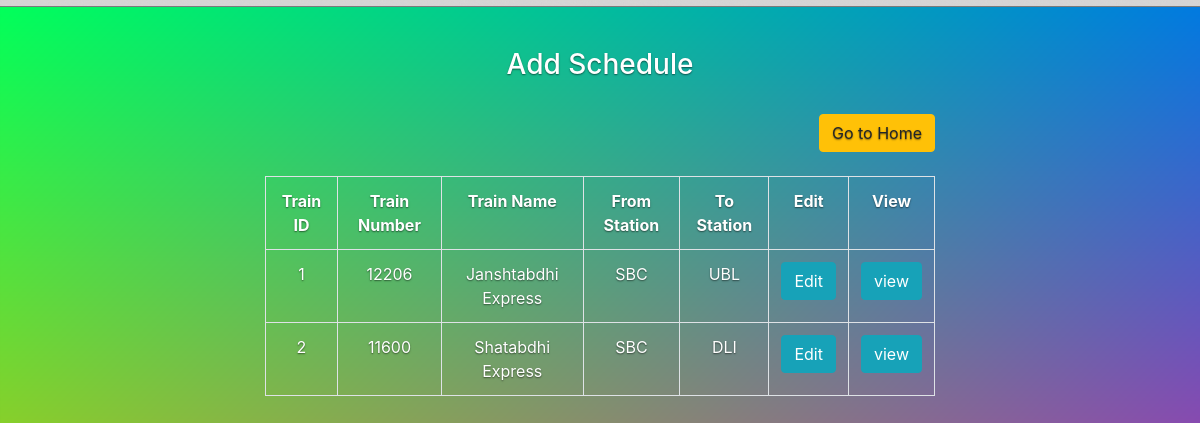
The page /add_schedule.php on the database its author committed.
### tables this page shows
CREATE TABLE `trains` (
  `id` int(11) NOT NULL,
  `trainno` int(11) NOT NULL,
  `name` varchar(256) DEFAULT NULL,
  `type` varchar(50) DEFAULT NULL,
  `fromst` varchar(5) DEFAULT NULL,
  `tost` varchar(5) DEFAULT NULL
);

### add_schedule.php (the view, shortened to what this page needs)
<?php
 $connect = mysqli_connect("localhost", "root", "", "collegedb");
 $query = "SELECT * FROM trains ORDER BY id ASC";
 $result = mysqli_query($connect, $query);
 ?>
 <!DOCTYPE html>
 <html>
      <head>
    <link rel="stylesheet" href="https://maxcdn.bootstrapcdn.com/bootstrap/4.0.0-beta.2/css/bootstrap.min.css">
    <link rel="stylesheet" type="text/css" href="css/style.css">
      </head>
      <body>
           <br /><br />
           <div class="container" style="width:700px;">
                <h3 align="center">Add Schedule</h3>
                <br />
                <div class="table-responsive">
                     <div align="right">
                          <a href="home_admin.php" class="btn btn-warning">Go to Home</a>
                     </div>
                     <br />
                     <div id="schedule_table">
                          <table class="table table-bordered">
                               <tr>
                                    <th>Train ID</th>
                                    <th>Train Number</th>
                                    <th>Train Name</th>
                                    <th>From Station</th>
                                    <th>To Station</th>
                                    <th>Edit</th>
                                    <th>View</th>
                               </tr>
                               <?php
                               while($row = mysqli_fetch_array($result))
                               {
                               ?>
                               <tr>
                                    <td><?php echo $row["id"]; ?></td>
                                    <td><?php echo $row["trainno"]; ?></td>
                                    <td><?php echo $row["name"]; ?></td>
                                    <td><?php echo $row["fromst"]; ?></td>
                                    <td><?php echo $row["tost"]; ?></td>
                                    <td><input type="button" name="edit" value="Edit" id="<?php echo $row["id"]; ?>" class="btn btn-info btn-xs edit_data" /></td>
                                    <td><input type="button" name="view" value="view" id="<?php echo $row["id"]; ?>" class="btn btn-info btn-xs view_data" /></td>
                               </tr>
                               <?php
                               }
                               ?>
                          </table>
                     </div>
                </div>
           </div>
      </body>
 </html>

### css/style.css (style rules this page uses)
a, a:focus, a:hover { color: #fff; }
html, body { height: 100%; background-color: #333; }
body { color: #fff; text-align: center; text-shadow: 0 .05rem .1rem rgba(0,0,0,.5); }

### add_schedule.php (style rules this page uses)
body { background-image: url(img/gdnt.png); -webkit-background-size: cover; -moz-background-size: cover; -o-background-size: cover; background-size: cover; }

### rows shown on the page
trains: id "1", trainno "12206", name "Janshtabdhi Express", fromst "SBC", tost "UBL"
trains: id "2", trainno "11600", name "Shatabdhi Express", fromst "SBC", tost "DLI"
